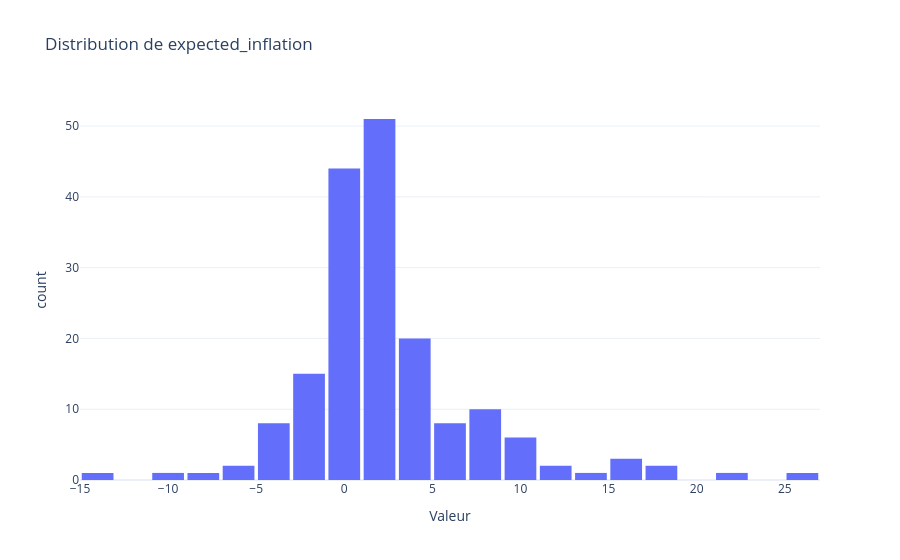
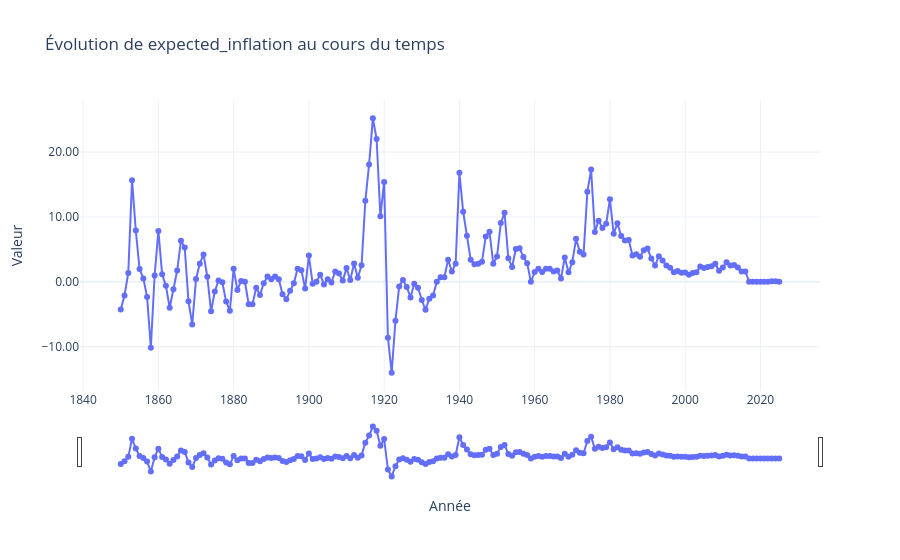

The cell these charts' notebook holds for them, in order:
### Markdown cell above
### Expected inflation (en %)

### Code cell
print(f"{df["expected_inflation"].describe()}\n")

histogram(df, 'expected_inflation')

time_evo(df, 'expected_inflation')

### Figure 1 — Plotly figure (JSON) as saved in the notebook; plotly's stock layout.template omitted (floating-point values rounded to 4 significant figures; data arrays with more than 128 entries replaced by an {"elided": "..."} marker saying what was removed)
{"data": [{"bingroup": "x", "hovertemplate": "Valeur=%{x}<br>count=%{y}<extra></extra>", "legendgroup": "", "marker": {"color": "#636EFA", "pattern": {"shape": ""}}, "name": "", "nbinsx": 20, "orientation": "v", "showlegend": false, "type": "histogram", "x": {"elided": "177 float values"}, "xaxis": "x", "yaxis": "y"}], "layout": {"bargap": 0.1, "barmode": "relative", "legend": {"tracegroupgap": 0}, "title": {"text": "Distribution de expected_inflation"}, "xaxis": {"anchor": "y", "domain": [0, 1], "tickformat": "d", "title": {"text": "Valeur"}}, "yaxis": {"anchor": "x", "domain": [0, 1], "title": {"text": "count"}}}}

### Figure 2 — Plotly figure (JSON) as saved in the notebook; plotly's stock layout.template omitted (floating-point values rounded to 4 significant figures; data arrays with more than 128 entries replaced by an {"elided": "..."} marker saying what was removed)
{"data": [{"hovertemplate": "Année=%{x}<br>Valeur=%{y}<extra></extra>", "legendgroup": "", "line": {"color": "#636efa", "dash": "solid"}, "marker": {"symbol": "circle"}, "mode": "lines+markers", "name": "", "orientation": "v", "showlegend": false, "type": "scatter", "x": {"elided": "177 float values"}, "xaxis": "x", "y": {"elided": "177 float values"}, "yaxis": "y"}], "layout": {"legend": {"tracegroupgap": 0}, "title": {"text": "Évolution de expected_inflation au cours du temps"}, "xaxis": {"anchor": "y", "domain": [0, 1], "rangeslider": {"visible": true}, "tickformat": "d", "title": {"text": "Année"}}, "yaxis": {"anchor": "x", "domain": [0, 1], "tickformat": ".2f", "title": {"text": "Valeur"}}}}
